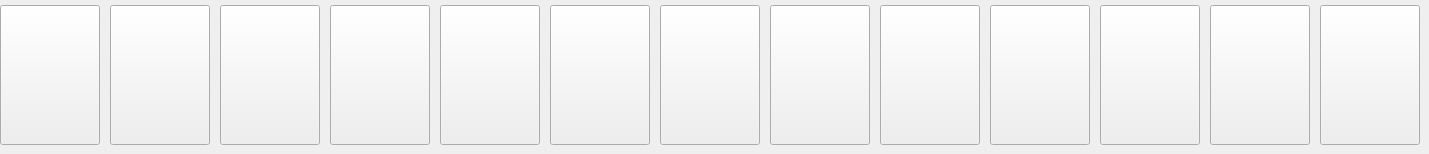
      <widget class="QWidget" name="page_5">
       <widget class="QPushButton" name="pushButton_1">
        <property name="geometry">
         <rect>
          <x>0</x>
          <y>5</y>
          <width>100</width>
          <height>140</height>
         </rect>
        </property>
        <property name="text">
         <string/>
        </property>
       </widget>
       <widget class="QPushButton" name="pushButton_2">
        <property name="geometry">
         <rect>
          <x>110</x>
          <y>5</y>
          <width>100</width>
          <height>140</height>
         </rect>
        </property>
        <property name="text">
         <string/>
        </property>
       </widget>
       <widget class="QPushButton" name="pushButton_3">
        <property name="geometry">
         <rect>
          <x>220</x>
          <y>5</y>
          <width>100</width>
          <height>140</height>
         </rect>
        </property>
        <property name="text">
         <string/>
        </property>
       </widget>
       <widget class="QPushButton" name="pushButton_4">
        <property name="geometry">
         <rect>
          <x>330</x>
          <y>5</y>
          <width>100</width>
          <height>140</height>
         </rect>
        </property>
        <property name="text">
         <string/>
        </property>
       </widget>
       <widget class="QPushButton" name="pushButton_5">
        <property name="geometry">
         <rect>
          <x>440</x>
          <y>5</y>
          <width>100</width>
          <height>140</height>
         </rect>
        </property>
        <property name="text">
         <string/>
        </property>
       </widget>
       <widget class="QPushButton" name="pushButton_6">
        <property name="geometry">
         <rect>
          <x>550</x>
          <y>5</y>
          <width>100</width>
          <height>140</height>
         </rect>
        </property>
        <property name="text">
         <string/>
        </property>
       </widget>
       <widget class="QPushButton" name="pushButton_7">
        <property name="geometry">
         <rect>
          <x>660</x>
          <y>5</y>
          <width>100</width>
          <height>140</height>
         </rect>
        </property>
        <property name="text">
         <string/>
        </property>
       </widget>
       <widget class="QPushButton" name="pushButton_8">
        <property name="geometry">
         <rect>
          <x>770</x>
          <y>5</y>
          <width>100</width>
          <height>140</height>
         </rect>
        </property>
        <property name="text">
         <string/>
        </property>
       </widget>
       <widget class="QPushButton" name="pushButton_9">
        <property name="geometry">
         <rect>
          <x>880</x>
          <y>5</y>
          <width>100</width>
          <height>140</height>
         </rect>
        </property>
        <property name="text">
         <string/>
        </property>
       </widget>
       <widget class="QPushButton" name="pushButton_10">
        <property name="geometry">
         <rect>
          <x>990</x>
          <y>5</y>
          <width>100</width>
          <height>140</height>
         </rect>
        </property>
        <property name="text">
         <string/>
        </property>
       </widget>
       <widget class="QPushButton" name="pushButton_11">
        <property name="geometry">
         <rect>
          <x>1100</x>
          <y>5</y>
          <width>100</width>
          <height>140</height>
         </rect>
        </property>
        <property name="text">
         <string/>
        </property>
       </widget>
       <widget class="QPushButton" name="pushButton_12">
        <property name="geometry">
         <rect>
          <x>1210</x>
          <y>5</y>
          <width>100</width>
          <height>140</height>
         </rect>
        </property>
        <property name="text">
         <string/>
        </property>
       </widget>
       <widget class="QPushButton" name="pushButton_13">
        <property name="geometry">
         <rect>
          <x>1320</x>
          <y>5</y>
          <width>100</width>
          <height>140</height>
         </rect>
        </property>
        <property name="text">
         <string/>
        </property>
       </widget>
      </widget>
